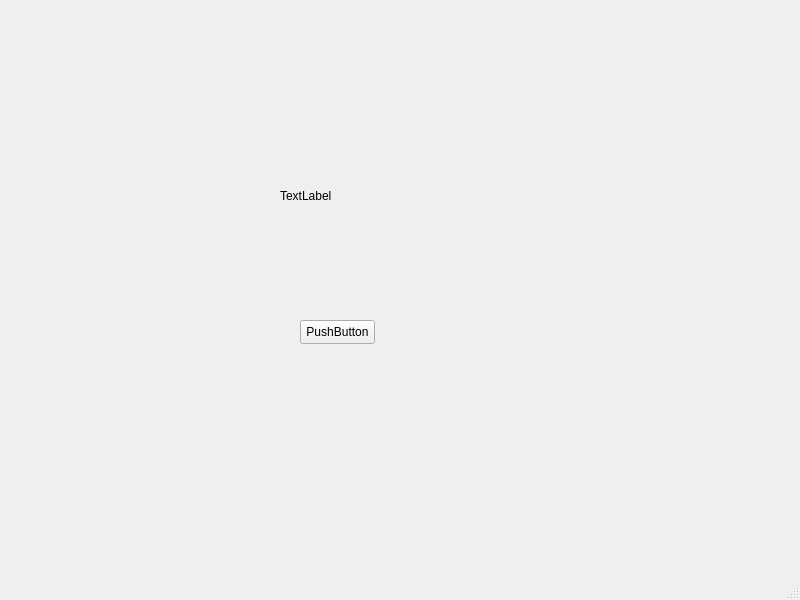
<?xml version="1.0" encoding="UTF-8"?>
<ui version="4.0">
 <class>MainWindow</class>
 <widget class="QMainWindow" name="MainWindow">
  <property name="geometry">
   <rect>
    <x>0</x>
    <y>0</y>
    <width>800</width>
    <height>600</height>
   </rect>
  </property>
  <property name="windowTitle">
   <string>MainWindow</string>
  </property>
  <widget class="QWidget" name="centralwidget">
   <widget class="QLabel" name="mi_label">
    <property name="geometry">
     <rect>
      <x>280</x>
      <y>170</y>
      <width>251</width>
      <height>51</height>
     </rect>
    </property>
    <property name="text">
     <string>TextLabel</string>
    </property>
   </widget>
   <widget class="QPushButton" name="boton_cambiar">
    <property name="geometry">
     <rect>
      <x>300</x>
      <y>320</y>
      <width>75</width>
      <height>24</height>
     </rect>
    </property>
    <property name="text">
     <string>PushButton</string>
    </property>
   </widget>
  </widget>
  <widget class="QMenuBar" name="menubar">
   <property name="geometry">
    <rect>
     <x>0</x>
     <y>0</y>
     <width>800</width>
     <height>22</height>
    </rect>
   </property>
  </widget>
  <widget class="QStatusBar" name="statusbar"/>
 </widget>
 <resources/>
 <connections/>
</ui>
